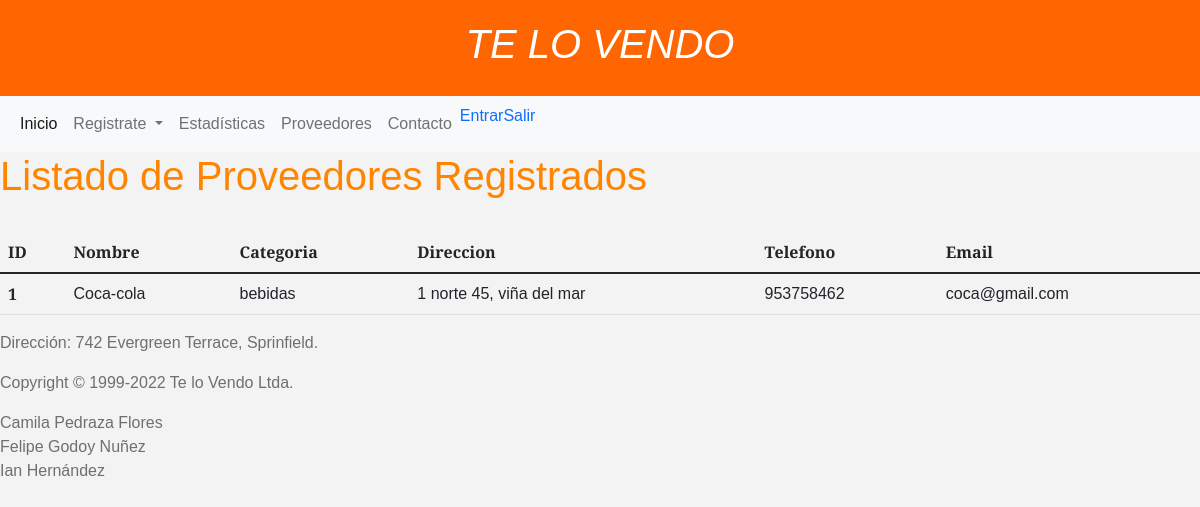
Page /proveedores on the earlier database version.
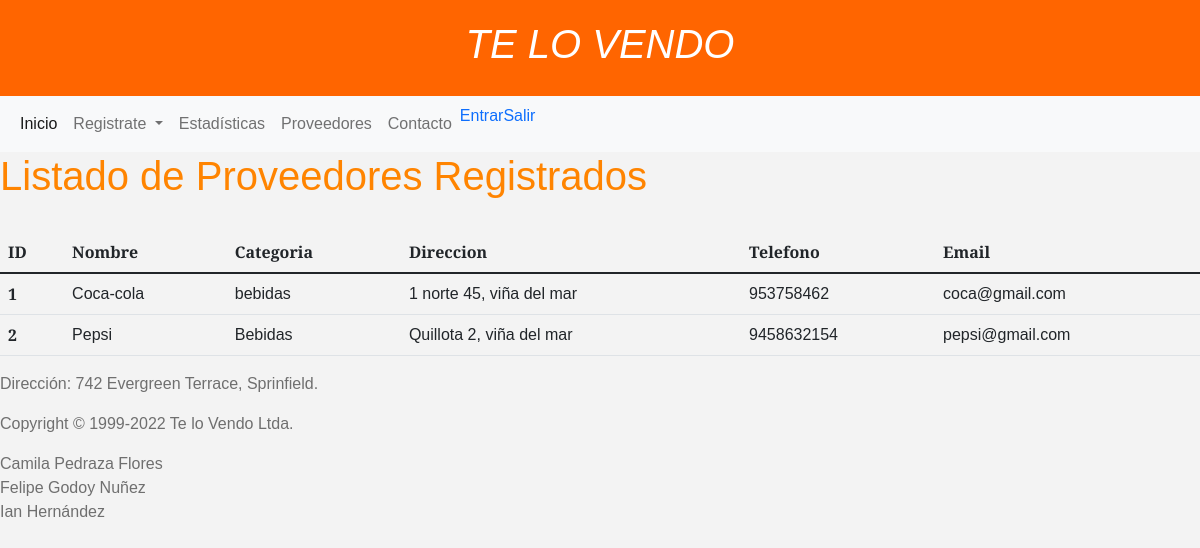
Same page on the later database version.
### AppTelovendo/models.py (models this page shows, shortened)
class Provedore(models.Model):
    nombre_proveedor = models.CharField(max_length=60,)
    categoria = models.CharField(max_length=60,)
    direccion = models.CharField(max_length=60,)
    telefono_proveedor = models.IntegerField(verbose_name='Ingrese Telefono del proveedor')
    email_proveedor = models.EmailField(verbose_name="Ingrese Correo del Proveedor")

### AppTelovendo/views.py (the view)
# urls.py: path('proveedores',views.proveedores, name='proveedores'),
def proveedores(request):
    proveedores = Provedore.objects.all()
    return render(request, 'AppTelovendo/proveedores.html',{'proveedores':proveedores})

### AppTelovendo/Templates/AppTelovendo/proveedores.html
{% extends 'template_base.html' %}
{% block content %}
<h1>Listado de Proveedores Registrados</h1>
<br>
<div class='contenedortabla'>
    <table class="table" class='tabla-proveedores'>
        <thead>
            <tr>
                <th scope="col">ID</th>
                <th scope="col">Nombre</th>
                <th scope="col">Categoria</th>
                <th scope="col">Direccion</th>
                <th scope="col">Telefono</th>
                <th scope="col">Email</th>
            </tr>
        </thead>
        <tbody>
        {% for proveedor in proveedores %}
        <tr>
            <th scope="row">{{proveedor.id}}</th>
            <td>{{proveedor.nombre_proveedor}}</td>
            <td>{{proveedor.categoria}}</td>
            <td>{{proveedor.direccion}}</td>
            <td>{{proveedor.telefono_proveedor}}</td>
            <td>{{proveedor.email_proveedor}}</td>
        </tr>
        {% endfor %}
        </tbody>
    </table>
</div>
{% endblock %}

Differences in the rows shown:
added Provedore: id "2", nombre_proveedor "Pepsi", categoria "Bebidas", direccion "Quillota 2, viña del mar", telefono_proveedor "9458632154", email_proveedor "pepsi@gmail.com"
